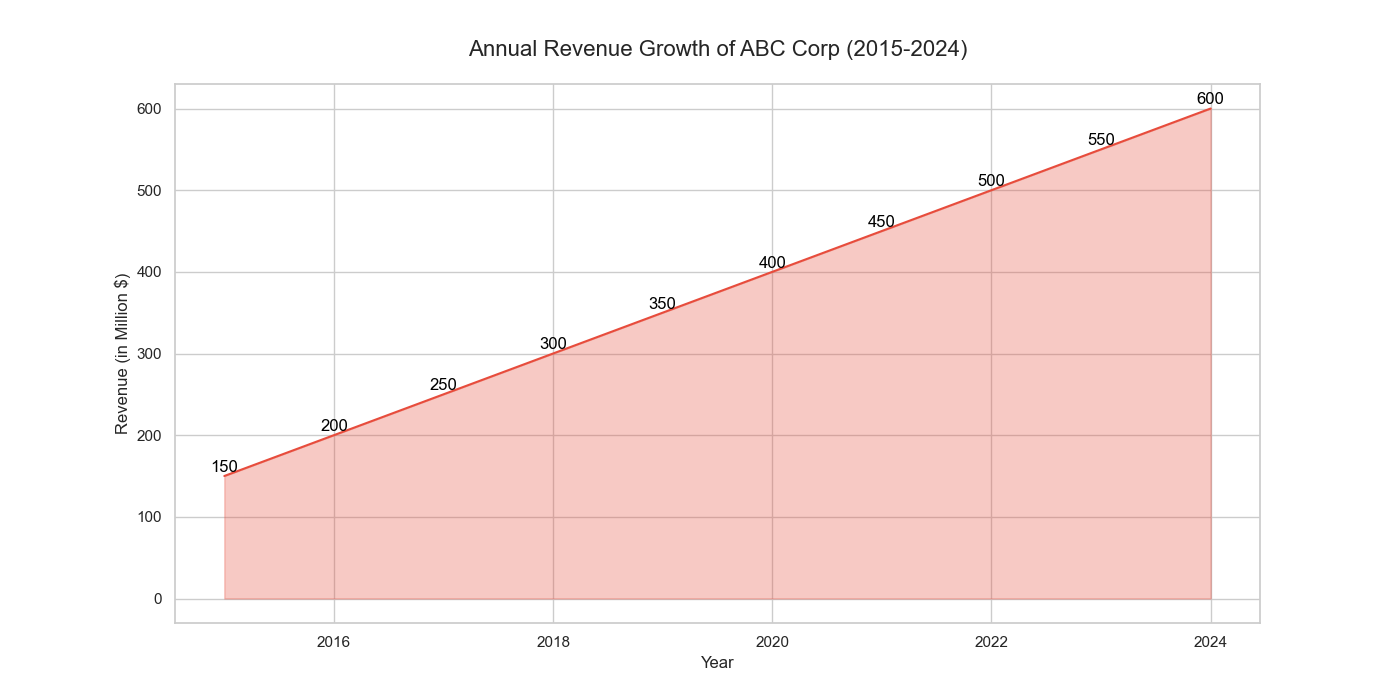

Python code for this plot:

import matplotlib.pyplot as plt
import seaborn as sns
import pandas as pd

data = {
    'Year': [2015, 2016, 2017, 2018, 2019, 2020, 2021, 2022, 2023, 2024],
    'Revenue': [150, 200, 250, 300, 350, 400, 450, 500, 550, 600]
}

df = pd.DataFrame(data)

plt.figure(figsize=(14, 7))
sns.set(style="whitegrid")

colors = ["#e74c3c"]

area_plot = sns.lineplot(data=df, x='Year', y='Revenue', color=colors[0])
area_plot.fill_between(df['Year'], df['Revenue'], alpha=0.3, color=colors[0])

for index, row in df.iterrows():
    plt.text(row['Year'], row['Revenue'] + 5, round(row['Revenue'], 2), 
             color='black', ha="center")

plt.title('Annual Revenue Growth of ABC Corp (2015-2024)', fontsize=16, pad=20)
plt.xlabel('Year')
plt.ylabel('Revenue (in Million $)')

plt.show()
